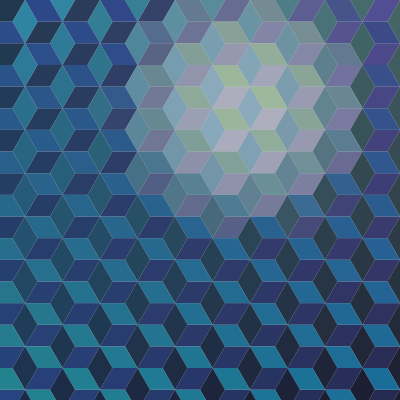
Frame 1 (no input)
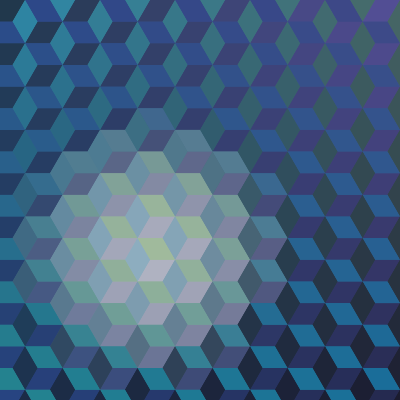
Frame 60 (the mouse pressed at the canvas centre just before this capture)
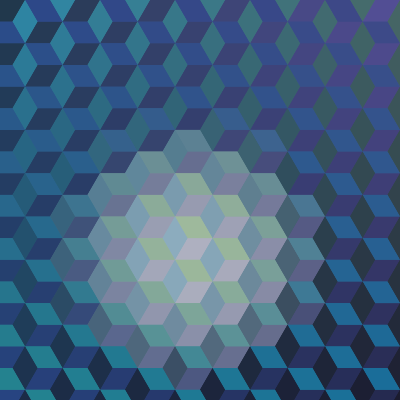
Frame 120 (the mouse held since frame 60 and released just before this capture)

The Processing sketch that drew these frames (run headless with seeded random() and noise(); from frame 60 on, the mouse is pressed at the canvas centre):

// Processing sketch: cubes
// ── cubes.pde
// tamanho da aresta do cubo
float l = 25;

// valores pre calculados para inclinação das laterais
float dx = 0.5;
float dy = 0.8660;

// ponto central para o brilho
float xp, yp;

// random walker
float t = 0;
float T = 1000;

//      ______
//     /\     \
//    /  \  c2 \
//   /    \_____\
//   \ c3 /     /
//    \  /  c1 /
//     \/_____/

// cores 
//top left, top right, bottom left, bottem right, center
color c1tl, c1tr, c1bl, c1br, c1c;
color c2tl, c2tr, c2bl, c2br, c2c;
color c3tl, c3tr, c3bl, c3br, c3c;

void setup() {
  size(400, 400);

  // inicializa cores 
  c1tl = color(#21384c);
  c1tr = color(#554f99);
  c1bl = color(#274482);
  c1br = color(#24274b);
  c1c = color(#b0b2c1);

  c2tl = color(#2c4588);
  c2tr = color(#424686);
  c2bl = color(#24848f);
  c2br = color(#186c9a);
  c2c = color(#a0ba9c);

  c3tl = color(#2c8cae);
  c3tr = color(#476968);
  c3bl = color(#1b2d49);
  c3br = color(#1b1c2f);
  c3c = color(#8dadbf);
}

void draw() {

  int line = 0;
  // linhas pares tem deslocamento diferente das impares no eixo X

  for (float y = 0; y <= height + l * dy; y += l * dy) {
    // "porcentagem" do eixo Y
    float y_norm = map(y, 0, height, 0, 1);

    // deslocamento nas linhas pares
    float x_desloca = (line % 2) * l * dx * 3;

    for (float x = x_desloca; x <= width + l * 3; x += l * 6 * dx) {
      // "porcentagem" do eixo X
      float x_norm = map(x, 0, width, 0, 1);

      /**/
      // "walker" aleatorio
      xp = noise(t);
      xp = map(xp, 0, 1, 0, width);
      yp = noise(T);
      yp = map(yp, 0, 1, 0, height);
      t = t + 0.0001;
      T = T + 0.0001;
      float center_x = x - xp;
      float center_y = y - yp;
      float dist = center_x * center_x + center_y * center_y;
      float espalha = 18000;
      /**/

      // OU

      /*
      // ponto central
       float center_x = x - width/2 ;
       float center_y = y - height/2 ;
       float dist = center_x * center_x + center_y * center_y;
       float espalha =  width*height/5;
      /**/

      float d_norm = map(dist, 0, espalha, 1.0, 0.0);
      d_norm = constrain(d_norm, 0.0, 1.0);

      color c1 = get_color(c1tl, c1tr, c1bl, c1br, c1c, x_norm, y_norm, d_norm);
      color c2 = get_color(c2tl, c2tr, c2bl, c2br, c2c, x_norm, y_norm, d_norm);
      color c3 = get_color(c3tl, c3tr, c3bl, c3br, c3c, x_norm, y_norm, d_norm);

      cube(x, y, c1, c2, c3);
    }
    line++;
  }
}

color get_color(
  color ctl, 
  color ctr, 
  color cbl, 
  color cbr, 
  color cc, 
  float x_norm, 
  float y_norm, 
  float d_norm
  ) 
{
  color ct = lerpColor(ctl, ctr, x_norm);
  color cb = lerpColor(cbl, cbr, x_norm);
  color c_ = lerpColor(ct, cb, y_norm);
  return lerpColor(c_, cc, d_norm);
}

void cube(float x, float y, color c1, color c2, color c3) {
  pushMatrix();  
  translate(x, y);
  noStroke();
  fill(c1);
  beginShape();
  vertex(0, 0);
  vertex(l, 0);
  vertex(l * dx, l * dy);
  vertex(l * -dx, l * dy);
  endShape(CLOSE);
  fill(c2);
  beginShape();
  vertex(0, 0);
  vertex(l, 0);
  vertex(l * dx, -l * dy);
  vertex(l * -dx, -l * dy);
  endShape(CLOSE);
  fill(c3);
  beginShape();
  vertex(0, 0);
  vertex(l * -dx, -l * dy);
  vertex(-l, 0);
  vertex(l * -dx, l * dy);
  endShape(CLOSE);
  popMatrix();
}
